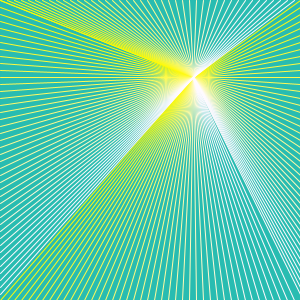
Frame 1 (no input)
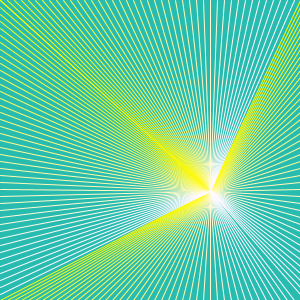
Frame 60 (the mouse pressed at the canvas centre just before this capture)
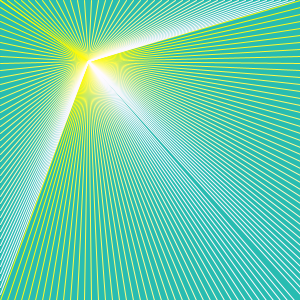
Frame 120 (the mouse held since frame 60 and released just before this capture)

The Processing sketch that drew these frames (run headless with seeded random() and noise(); from frame 60 on, the mouse is pressed at the canvas centre):

// Processing sketch: processing_169727
// ── processing_169727.pde

float mouseX=0;
float mouseY=0;

void setup(){
 size(300,300);
 frameRate(10);
 noCursor();//quitamos cursor 
}
void draw(){
  background(40,188,177);
 
  mouseX=random(0,width); //definimos el mouse como random
  mouseY=random(0,height);
  
 for(int i=0; i<width; i+=7){
   stroke(255,250,i); //degradación colores lineas
    
   line (mouseX,mouseY,width,i); 
   line (mouseX,mouseY,i,0);
   line (mouseX,mouseY,0,i);
   line (mouseX,mouseY,i,height);
   
  }

}
